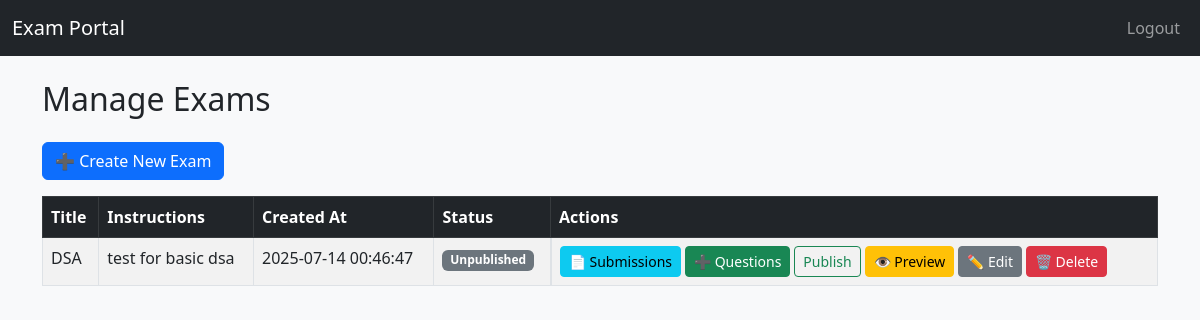
Screenshot of /teacher/exams (signed in) with the database file from the repository.
### tables this page shows
CREATE TABLE exams (
            id INTEGER PRIMARY KEY AUTOINCREMENT,
            title TEXT NOT NULL,
            instructions TEXT,
            created_by INTEGER NOT NULL,
            created_at TEXT NOT NULL,
            active INTEGER DEFAULT 0,
            FOREIGN KEY (created_by) REFERENCES users(id)
        );

### app/routes/teacher.py (the view)
@teacher.route("/teacher/exams")
@teacher_required
def manage_exams():
    exams = db.execute("SELECT * FROM exams WHERE created_by = :uid", uid=session["user_id"])
    return render_template("teacher/manage_exams.html", exams=exams)

### app/routes/teacher.py (called while the page is built)
def teacher_required(f):
    @wraps(f)
    def decorated_function(*args, **kwargs):
        if session.get("role") != "teacher":
            flash("Access denied. Teachers only.", "danger")
            return redirect(url_for("auth.login"))
        return f(*args, **kwargs)
    return decorated_function

### app/templates/teacher/manage_exams.html (shortened to what this page needs)
{% extends 'layout.html' %}
{% block content %}
<h2 class="mb-4">Manage Exams</h2>
<a href="{{ url_for('teacher.create_exam') }}" class="btn btn-primary mb-3">➕ Create New Exam</a>
{% if exams %}
<table class="table table-striped table-bordered">
    <thead class="table-dark">
        <tr>
            <th>Title</th>
            <th>Instructions</th>
            <th>Created At</th>
            <th>Status</th>
            <th>Actions</th>
        </tr>
    </thead>
    <tbody>
        {% for exam in exams %}
        <tr>
            <td>{{ exam.title }}</td>
            <td>{{ exam.instructions[:50] }}{% if exam.instructions|length > 50 %}...{% endif %}</td>
            <td>{{ exam.created_at[:19] }}</td>
            <td>
                {% if exam.active %}
                <span class="badge bg-success">Published</span>
                {% else %}
                <span class="badge bg-secondary">Unpublished</span>
                {% endif %}
            </td>
            <td class="d-flex gap-1">
                <a href="{{ url_for('teacher.view_submissions', exam_id=exam.id) }}" class="btn btn-sm btn-info">📄
                    Submissions</a>
                <a href="{{ url_for('teacher.add_question', exam_id=exam.id) }}" class="btn btn-sm btn-success">➕
                    Questions</a>
                <form action="{{ url_for('teacher.toggle_exam_status', exam_id=exam.id) }}" method="POST">
                    <button type="submit" class="btn btn-sm btn-outline-{{ 'danger' if exam.active else 'success' }}">
                        {{ 'Unpublish' if exam.active else 'Publish' }}
                    </button>
                </form>
                <a href="{{ url_for('teacher.preview_exam', exam_id=exam.id) }}" class="btn btn-sm btn-warning">👁️
                    Preview</a>
                <a href="{{ url_for('teacher.edit_exam', exam_id=exam.id) }}" class="btn btn-sm btn-secondary">✏️
                    Edit</a>
                <form action="{{ url_for('teacher.delete_exam', exam_id=exam.id) }}" method="POST" class="d-inline">
                    <button type="submit" class="btn btn-sm btn-danger"
                        onclick="return confirm('Are you sure you want to delete this exam?')">
                        🗑️ Delete
                    </button>
                </form>
            </td>
        </tr>
        {% endfor %}
    </tbody>
</table>
{% else %}
<div class="alert alert-info">No exams created yet.</div>
{% endif %}
{% endblock %}

### rows the page displays
exams: title "DSA", instructions "test for basic dsa", created_at "2025-07-14 00:46:47", shows "Unpublished", active "Publish"
